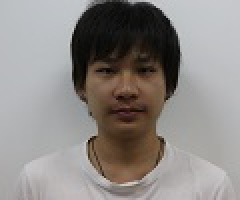
%> input picture matlab_code/jpg_to_mif/1.jpg, 120 x 100 px (shown 2 times larger)
$ octave inMifFile.m   (GNU Octave 9; MATLAB toolbox functions it lacks are replaced by stand-ins)
%> lines starting %> are read from the running program, lines starting %| are printed output that depends on the picture
%%Read the first data
%read image in grayscale
inputImg = imread('1.jpg');
%> inputImg is the input picture: size 100x120x3 uint8; mean R, G, B 142.4, 137.8, 134.9
inputImg = rgb2gray(inputImg);
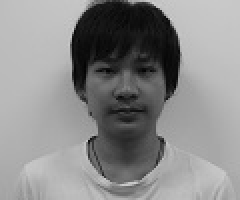
%> inputImg: size 100x120 uint8 (shown 2 times larger); min 3, max 208, mean 138.8
%take first data in a row of aray
imgSlice  = inputImg([50:65],[50:65]);
imgSlice = imgSlice(:);
%> imgSlice = 256 values, max 99 at index 238, min 14 at index 183, mean 61.66
%%Create the mif file
%file name
file_name = strcat('data\test_data.mif');
fid = fopen(file_name,'wt');
%make header mif file
fprintf(fid, 'DEPTH = 256;\n');
fprintf(fid, 'WIDTH = 8;\n');
fprintf(fid, 'ADDRESS_RADIX = HEX;\n');
fprintf(fid, 'DATA_RADIX = HEX;\n');
fprintf(fid, 'CONTENT\n');
fprintf(fid, 'BEGIN\n');
sizeSlice = size(imgSlice,1);
%> sizeSlice = 256
ln_depth = ceil(log2(sizeSlice))/4;
%> ln_depth = 2
for i=0:sizeSlice-1
    addr = dec2hex(i,ln_depth);
    txt_temp = dec2hex(imgSlice(i+1),2);
    fprintf(fid, '%s : %s;\n', addr, txt_temp);
end
%> this loop made 256 passes
%> txt_temp on passes 1 to 3: '57', '56', '56'
fprintf(fid, 'END;\n');
fclose(fid);

$ run again, with matlab_code/jpg_to_mif/2.JPG copied over matlab_code/jpg_to_mif/1.jpg
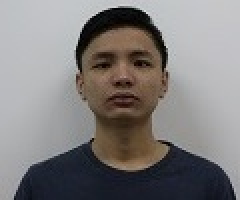
%> input picture matlab_code/jpg_to_mif/2.JPG, 120 x 100 px (shown 2 times larger)
%> inputImg is the input picture: size 100x120x3 uint8; mean R, G, B 129.1, 125.7, 125.1
%> `inputImg = rgb2gray(inputImg);`:
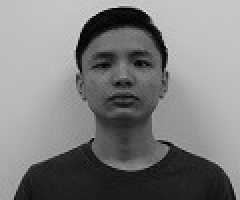
%> inputImg: size 100x120 uint8 (shown 2 times larger); min 0, max 220, mean 126.7
%> imgSlice = 256 values, max 113 at index 247, min 12 at index 97, mean 59.98
%> the loop `for i=0:sizeSlice-1` made 256 passes
%> txt_temp on passes 1 to 3: '59', '5C', '5E'

$ run again, with matlab_code/jpg_to_mif/3.JPG copied over matlab_code/jpg_to_mif/1.jpg
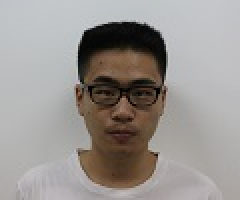
%> input picture matlab_code/jpg_to_mif/3.JPG, 120 x 100 px (shown 2 times larger)
%> inputImg is the input picture: size 100x120x3 uint8; mean R, G, B 154.1, 149.2, 145.8
%> `inputImg = rgb2gray(inputImg);`:
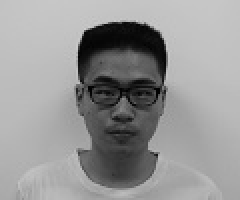
%> inputImg: size 100x120 uint8 (shown 2 times larger); min 0, max 205, mean 150.3
%> imgSlice = 256 values, max 136 at index 193, min 5 at index 241, mean 74.45
%> the loop `for i=0:sizeSlice-1` made 256 passes
%> txt_temp on passes 1 to 3: '42', '44', '28'
